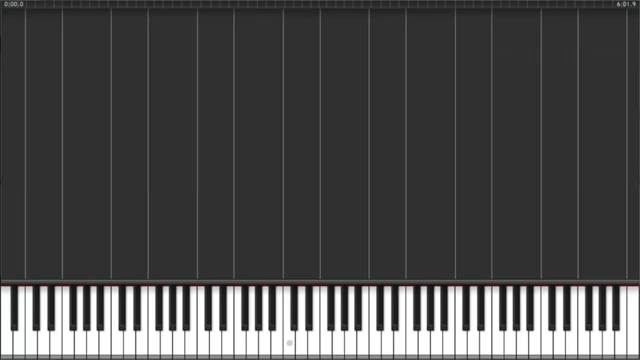
#> input picture src/synthesia.png, 640 x 360 px; the run also reads 1 picture not shown here
$ jupyter execute 'brian'"'"'s testing corner.ipynb'   (Python 2 division)   (older library calls are emulated)
#> lines starting #> are read from the running program, lines starting #| are printed output that depends on the picture; after the words box and inside, x2 and y2 are one past the last pixel; in counts of white or black regions, pixels touching at a corner belong together
[cell 1]
from cv2 import cv2
import numpy as np
from matplotlib import pyplot as plt
import statistics
import mahotas
import bisect
import imutils

[cell 2]
# note class
class Note:
    def __init__(self, centroid_x, y_dot):
        self.centroid_x = centroid_x
        self.y_dot = y_dot

# just  a function for printing images
# [4 lines left out: function display_img, not called in this run]

# function for getting next note
def getNextNote(first_note):
    if "#" in first_note:
        octave = first_note[2]
        if first_note[:2] == "A#":
            return ("C#" + octave)
        elif first_note[:2] == "C#":
            return ("D#" + octave)
        elif first_note[:2] == "D#":
            return ("F#" + octave)
        elif first_note[:2] == "F#":
            return ("G#" + octave)
        elif first_note[:2] == "G#":
            next_octave = int(octave) + 1
            return ("A#" + str(next_octave))

    else:
        octave = first_note[1]
        if first_note[0] == "A":
            return ("B" + octave)
        elif first_note[0] == "B":
            return ("C" + octave)
        elif first_note[0] == "C":
            return ("D" + octave)
        elif first_note[0] == "D":
            return ("E" + octave)
        elif first_note[0] == "E":
            return ("F" + octave)
        elif first_note[0] == "F":
            return ("G" + octave)
        elif first_note[0] == "G":
            next_octave = int(octave) + 1
            return ("A" + str(next_octave))

# function for doing connected components
def connectedComponents(binarized_img, img, display_result, min_area = 100):
    connectivity = 1
    output = cv2.connectedComponentsWithStats(binarized_img, connectivity, cv2.CV_32S)
    num_labels = output[0]
    labels = output[1]
    stats = output[2]
    centroids = output[3]

    final_labels = []

    output = img.copy()

    for i in range(1, num_labels):
        x = stats[i, cv2.CC_STAT_LEFT]
        y = stats[i, cv2.CC_STAT_TOP]
        w = stats[i, cv2.CC_STAT_WIDTH]
        h = stats[i, cv2.CC_STAT_HEIGHT]
        area = stats[i, cv2.CC_STAT_AREA]
        (cX, cY) = centroids[i]

        if (min_area < area < np.inf):
            final_labels.append([i,cX])

            if (display_result):
                cv2.rectangle(output, (x,y), (x+w, y+h), (255,0,0),1)
                cv2.circle(output, (int(cX), int(cY)), 4, (255,255,0), -1)
                componentMask = (labels == i).astype("uint8") * 255
                cv2.imshow("Output", output)
                cv2.waitKey(0)

    key_width = statistics.median(stats[:, cv2.CC_STAT_WIDTH])
    cv2.destroyAllWindows()
    return final_labels, key_width


# [9 lines left out: function displayCentroid, not called in this run]

def key_pressed(key_list, key_index):
    insertion_point = bisect.bisect_left(key_list[:,1].astype(float),key_index)

    #Insertion outside our index, means to insert it at the end (return the last key)
    if insertion_point >= len(key_list):
        insertion_point = len(key_list)-1
#     print(insertion_point)
#     print('You pressed the {} key.'.format(key_list[insertion_point,0]))

    note = key_list[insertion_point,0]
    index = insertion_point

    return note, index

## 1. Load image in

Always start at the first frame - before ANY keys are clicked. This is because if a note is coloured on the keys themselves, our thresholding set-up doesn't work.

**There is an issue when people have intros...**

[cell 3]
#reading in image
keys = cv2.imread("synthesia.png")
#> keys is the input picture: shape (360, 640, 3); mean B, G, R 75.5, 75.5, 75.7
keys = keys[keys.shape[0]//2:,:]
#> keys: shape (180, 640, 3)

#grayscale
gray_keys = cv2.cvtColor(keys, cv2.COLOR_BGR2GRAY)

################################
################# edge detection
std_dev = 0
k = 5
t1 = 200
t2 = 200
blurred = cv2.GaussianBlur(gray_keys, (k,k), std_dev)
edges = cv2.Canny(blurred, t1,t2, apertureSize = 3)
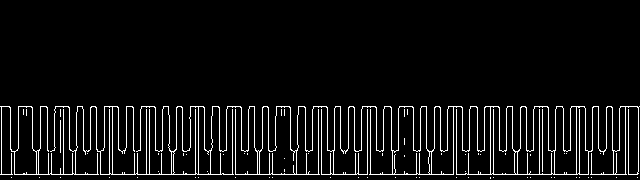
#> edges: shape (180, 640); 6.3% white in thin lines or dots, all inside (x1, y1, x2, y2) = (0, 106, 640, 179)

################################
################# hough transform
lines = cv2.HoughLines(edges, 1, np.pi/180, 300)
#> lines = [[174, 1.57], [106, 1.57]]
y_cord = [] #the y-value of the lines generated from hough transform

#iterating through lines
for line in lines:
    rho, theta = line[0]
    a = np.cos(theta)
    b = np.sin(theta)
    x0 = a * rho
    y0 = b * rho
    y_cord.append(y0) #appending to list
#> this loop made 2 passes
#> (rho, theta, a, b, x0, y0) on passes 1 to 2: (174, 1.57, -4.37e-08, 1, -7.61e-06, 174), (106, 1.57, -4.37e-08, 1, -4.63e-06, 106)
#> after the loop, y_cord = [174, 106]

#Only want to two lines from hough transform that crops out image of piano
if (len(y_cord) > 2):
    y_cord.sort(reverse=True)
    y_cord.pop()

#crop gray
cropped_keys      = keys[int(y_cord[1])+20:int(y_cord[0])]
cropped_gray_keys = gray_keys[int(y_cord[1])+20:int(y_cord[0])]

################################
################# thresholding
_, th1 = cv2.threshold(cropped_gray_keys, 90, 150, cv2.THRESH_BINARY_INV)
#> th1: shape (48, 640); values 0 (black) and 150 (white), 18.8% white; 38 white regions, largest, box (x1, y1, x2, y2) and area: (427, 0, 434, 26) 173, (169, 0, 176, 26) 172, (205, 0, 212, 26) 172

plt.imshow(keys)
plt.axis('off')
plt.show()

[cell 4]
plt.figure(figsize=(10,10))
plt.imshow(th1, cmap = "gray")
plt.show()

# 2. Label Black Keys
We don't need to do distance math anymore. If we detect 36 black keys, we know that the first black key is A#.

*final_labels* is the 36 integer indices that tell us if the returned centroids are black keys.

For example, if centroids returns 39 possible connected components, final_label is the list of 36 indices that we consider are black keys.

## 1.1 Get the average width of a black key
### Also get all balck key info (centroid etc)
This will be used to determine the discrete range of each key.

[cell 5]
################################
################# Connected Components (for black keys)
#SWITCH TRUE TO FALSE IF YOU DONT WANT TO SHOW OUTPUT
final_labels_bl, key_width_bl = connectedComponents(th1, cropped_keys, False)
#> in connectedComponents, `num_labels = output[0]`: num_labels = 39
#> in connectedComponents, `stats = output[2]`: stats = 39 rows, first 6: [1, 0, 638, 48, 24955], [0, 0, 1, 48, 48], [11, 0, 7, 25, 170], [33, 0, 7, 25, 171], [48, 0, 7, 25, 168], [70, 0, 7, 26, 164]
#> in connectedComponents, `centroids = output[3]`: centroids = 39 pairs, first value 0 to 639, second value 11.41 to 26.18
#> the loop in connectedComponents, `for i in range(1, num_labels):` made 38 passes
#> (x, w, h, area, cX, cY) on passes 1 to 8: (0, 1, 48, 48, 0, 23.5), (11, 7, 25, 170, 13.98, 11.65), (33, 7, 25, 171, 36.02, 11.72), (48, 7, 25, 168, 50.95, 11.55), (70, 7, 26, 164, 72.88, 11.41), (83, 7, 25, 170, 86.01, 11.65), (97, 7, 25, 171, 99.99, 11.72), (119, 7, 25, 171, 122, 11.72)
#> after the loop in connectedComponents, `for i in range(1, num_labels):`: final_labels = 36 pairs, first value 2 to 37, second value 13.98 to 615.5
#> in connectedComponents, `key_width = statistics.median(stats[:, cv2.CC_STAT_WIDTH])`: key_width = 6
#> final_labels_bl has the same summary as final_labels in connectedComponents; key_width_bl = 6

[cell 6]
################################
################# Labelling (for black keys)
if len(final_labels_bl) == 36:
    first_note = "A#0"
    for i in range(36):
        final_labels_bl[i][0] = first_note
        first_note = getNextNote(first_note)
#> after the loop, final_labels_bl = 36 items, first 6: ['A#0', 13.98], ['C#0', 36.02], ['D#0', 50.95], ['F#0', 72.88], ['G#0', 86.01], ['A#1', 99.99]

final_labels_bl = sorted(final_labels_bl, key=lambda x: x[1])

#just displaying to test
# displayCentroid(final_labels_bl, keys)

# 2. Label White Keys
Testing white keys

[cell 7]
################################
################# Connected Components (for white keys)
k = 7
blurred = cv2.GaussianBlur(cropped_gray_keys, (k,k), 0)
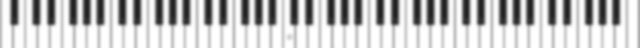
#> blurred: shape (48, 640); min 31, max 255, mean 196.1
T = mahotas.thresholding.otsu(blurred)*1.3
#> T = 200.2
th2 = cropped_gray_keys.copy()
th2[th2>T] = 255
th2[th2<T] = 0
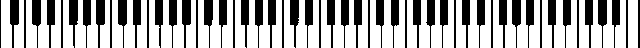
#> th2: shape (48, 640); 66.6% white; 53 black regions, largest, box (x1, y1, x2, y2) and area: (10, 0, 19, 48) 269, (96, 0, 105, 48) 269, (182, 0, 191, 48) 269
final_labels_w, key_width_w = connectedComponents(th2, cropped_keys, False)
#> call 2 of connectedComponents, with display_result = False, min_area = 100
#> in connectedComponents (call 2), `num_labels = output[0]`: num_labels = 53
#> in connectedComponents (call 2), `labels = output[1]`:
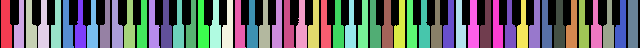
#> labels: shape (48, 640) int32; 53 distinct labels, from 0 to 52; one colour per label, 0 black
#> in connectedComponents (call 2), `stats = output[2]`: stats = 53 rows, first 6: [0, 0, 640, 48, 10258], [1, 0, 11, 48, 479], [14, 0, 10, 48, 356], [26, 0, 11, 48, 403], [38, 0, 11, 48, 403], [51, 0, 10, 48, 380]
#> in connectedComponents (call 2), `centroids = output[3]`: centroids = 53 pairs, first value 5.54 to 632.5, second value 16.63 to 28.07
#> the loop in connectedComponents (call 2), `for i in range(1, num_labels):` made 52 passes
#> (x, w, area, cX, cY) on passes 1 to 8: (1, 11, 479, 5.54, 24.7), (14, 10, 356, 19.38, 27.54), (26, 11, 403, 30.06, 27.06), (38, 11, 403, 43.19, 27.06), (51, 10, 380, 56.29, 26.53), (63, 11, 382, 66.74, 26.63), (75, 11, 380, 79.96, 28.03), (87, 11, 378, 92.35, 28.06)
#> after the loop in connectedComponents (call 2), `for i in range(1, num_labels):`: final_labels = 52 pairs, first value 1 to 52, second value 5.54 to 632.5
#> in connectedComponents (call 2), `key_width = statistics.median(stats[:, cv2.CC_STAT_WIDTH])`: key_width = 11
#> final_labels_w has the same summary as final_labels in connectedComponents; key_width_w = 11

[cell 8]
################################
################# Labelling (for white keys)
if len(final_labels_w) == 52:
    first_note = "A0"
    for i in range(52):
        final_labels_w[i][0] = first_note
        first_note = getNextNote(first_note)
#> after the loop, final_labels_w = 52 items, first 6: ['A0', 5.54], ['B0', 19.38], ['C0', 30.06], ['D0', 43.19], ['E0', 56.29], ['F0', 66.74]

final_labels_w = sorted(final_labels_w, key=lambda x: x[1])

#just displaying to test
# displayCentroid(final_labels_w, keys)

# 3. Assign Ranges
Order both the white and black keys together.

For the range x:0 -> end, we assign a specify range to each key. For example, A: 0 - 10, A#: 10 - 15.

Our assumption is that the centroid of the key played will land in a discrete range with no overlap/ambiguity.

[cell 9]
################################
################# Assign ranges
full_key_list = final_labels_bl + final_labels_w
#> full_key_list = 88 items, first 6: ['A#0', 13.98], ['C#0', 36.02], ['D#0', 50.95], ['F#0', 72.88], ['G#0', 86.01], ['A#1', 99.99]
full_key_list = sorted(full_key_list, key=lambda x: x[1].astype(float))
#> full_key_list = 88 items, first 6: ['A0', 5.54], ['A#0', 13.98], ['B0', 19.38], ['C0', 30.06], ['C#0', 36.02], ['D0', 43.19]
# for ls in full_key_list:
#     ls = ls.reverse()
full_key_list = np.array(full_key_list)
# print(full_key_list)

The code below maps the actual range for each discrete key.

We know that black keys are skinnier than white keys, and we took the median width of the black keys above. For each black key, it's range is ***centroid - black_key_width/2 < x < centroid + black_key_width/2***.

For white keys adjacent to black keys, the above axiom provides one of the bounds.

For white keys adjacent to white keys, we simply take the mid-way point between their centroids as one of the bounds.

[cell 10]
test_list = np.empty([len(full_key_list), 2], dtype='object')

for i in range(0,len(full_key_list)-1):
    if len(full_key_list[i,0])==1 and len(full_key_list[i+1,0])>1: # White adjacent to black
        test_list[i,1] = full_key_list[i+1,1].astype(float) - key_width_bl/2
    elif len(full_key_list[i,0])>1: # Black key
        test_list[i,1] = full_key_list[i,1].astype(float) + key_width_bl/2
    else: # White key adjacent to white key
        test_list[i,1] = (full_key_list[i,1].astype(float)+full_key_list[i+1,1].astype(float))/2

    # No change to the actual note (only the distances, above)
    test_list[i,0] = full_key_list[i,0]
#> this loop made 87 passes

#For the last key, just take it to infinity
test_list[-1,1] = np.inf
test_list[-1,0] = full_key_list[-1,0]

full_key_list = test_list
#print(full_key_list)

The function below **inserts** any given value between our established key ranges. It returns an index where the given value *would* be inserted, which gives us our corresponding key pressed.

[cell 11]
note, index = key_pressed(full_key_list, 999)
#> in key_pressed, `insertion_point = bisect.bisect_left(key_list[:,1].astype(float),key_i..`: insertion_point = 87
#> in key_pressed, `note = key_list[insertion_point,0]`: note = 'C7'
#> in key_pressed, `index = insertion_point`: index = 87
#> note = 'C7'; index = 87
# print(index)

# 4.1 Scenario Testing - Notes are FULLY vertical

[cell 12]
#sample piano image from youtube
img_notes = cv2.imread("IMG_fully_vertical.png")
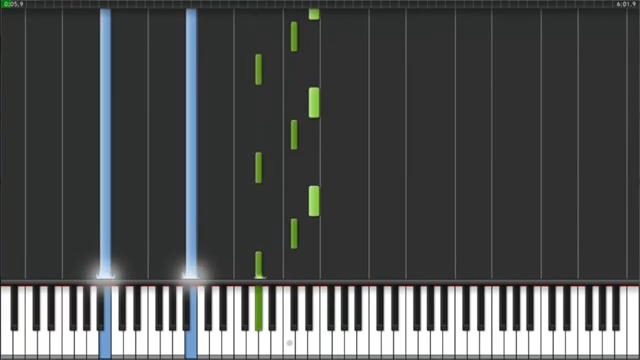
#> input picture src/IMG_fully_vertical.png, 640 x 360 px
#> img_notes is the input picture: shape (360, 640, 3); mean B, G, R 79.9, 79.8, 77.6

#converting to gray
gray_notes = cv2.cvtColor(img_notes, cv2.COLOR_BGR2GRAY)
img_notes_rgb = cv2.cvtColor(img_notes, cv2.COLOR_BGR2RGB)

plt.imshow(img_notes_rgb)
# plt.axis('off')
plt.show()

*y_cord[1]* is the position of the top of the keyboard. We calculated this using **half** the original image, so we need to add this back in.

# I added it back paps =3

[cell 13]
#Cropped
top_keys_index = y_cord[1] + img_notes.shape[0]//2
#> top_keys_index = 286
crop_img_notes = img_notes[20:(int(top_keys_index)-30)] #Crop the top 20 pixels and bottom 30
crop_img_notes_gray = cv2.cvtColor(crop_img_notes, cv2.COLOR_BGR2GRAY)

plt.imshow(crop_img_notes)

Identify notes.

[cell 14]
crop_img_notes_gray = cv2.cvtColor(crop_img_notes, cv2.COLOR_BGR2GRAY)
# [11 lines of commented-out code are left out]

[cell 15]
k = 7 #This level of blurring made it possible to just view the notes
blurred = cv2.GaussianBlur(crop_img_notes_gray, (k,k), 0)
#> blurred: shape (236, 640)

t1 = 15
t2 = 105
edged = cv2.Canny(blurred, t1, t2)
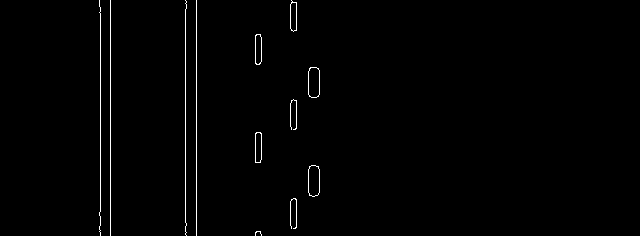
#> edged: shape (236, 640); 0.96% white in thin lines or dots, all inside (x1, y1, x2, y2) = (99, 0, 320, 236)

plt.figure(figsize=(10,10))
plt.imshow(edged, cmap = "gray")

# 4.1a - Iterating on Contours
If we have a rectangle that spans the whole screen - the caps are not detected. We need to create our **own** caps. This method uses Canny-edge detection up front.

[cell 16]
#Count notes
(cnts, _) = cv2.findContours(edged.copy(), cv2.RETR_EXTERNAL, cv2.CHAIN_APPROX_SIMPLE)
#> cnts = 12 contours, 7 with area under 20; largest, box (x1, y1, x2, y2) and area: (308, 165, 320, 197) 316, (308, 67, 320, 98) 314, (255, 132, 262, 163) 176, (255, 34, 262, 65) 174, (290, 0, 297, 32) 167
cnts = sorted(cnts, key = cv2.contourArea, reverse = True)

#Each list within cnts is the list of contour points - 1 for each coin (total = 9)
print("# of notes: {}".format(len(cnts)))
#| # of notes: 12

#Do it on a copy
tmp = crop_img_notes.copy()

font = cv2.FONT_HERSHEY_SIMPLEX
#> font = 0


problem = []
i = 0
for cnt in cnts:

    x,y,w,h = cv2.boundingRect(cnt)
    cv2.rectangle(tmp,(x,y),(x+w,y+h),(0,255,0),1)
    cv2.putText(tmp, str(w), (int(x), int(y+12)), font, 0.25, (255,0,0), 1)

    if w < key_width_bl*0.9:
        problem.append(cnt)

    i+=1
#> this loop made 12 passes
#> (x, y, w, h) on passes 1 to 6: (308, 165, 12, 32), (308, 67, 12, 31), (255, 132, 7, 31), (255, 34, 7, 31), (290, 0, 7, 32), (290, 198, 7, 31)
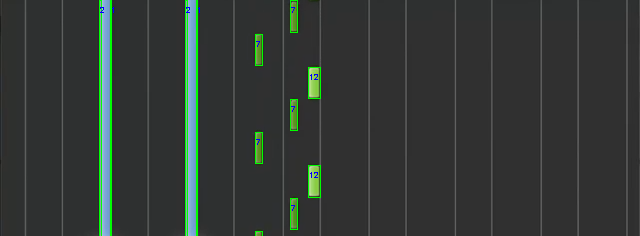
#> tmp: shape (236, 640, 3); mean B, G, R 53.2, 57, 50.5

plt.figure(figsize = (10,10))
plt.imshow(tmp)

For the contours with a width < 90%(?) of our calculated black key width. We extract and figure out what's going on.

[cell 17]
flat_list = [item for sublist in problem[3] for item in sublist]
flat_list = [item for sublist in flat_list for item in sublist]
# flat_list[::2]

[cell 18]
#Check if we have a PAIR - otherwise we can't match

problem_x_indx = []
if len(problem) %2 == 0:
    for prblm in problem:
        flat_list = [item for sublist in prblm for item in sublist] # First level of flattening
        flat_list = [item for sublist in flat_list for item in sublist] # Flattens x and y into 1-D vector
        x_indices = flat_list[::2] # Every other element
        print(min(x_indices))
#> this loop made 4 passes
#> prblm on passes 1, 3: [[196, 0], [196, 235]], [[110, 0], [110, 235]]
#> (printed output is left out)

[cell 19]
edged[1,99:110] = 255
edged[-2, 185:196] = 255

# 4.1a Key Detection

[cell 20]
#####################################################################################
####### using connected component detection algorithm to separate all the black notes
connectivity = 8
output = cv2.connectedComponentsWithStats(edged, connectivity, cv2.CV_32S)
num_labels = output[0]
labels = output[1]
#> labels: shape (236, 640) int32; 11 distinct labels, from 0 to 10
stats = output[2]
centroids = output[3]

final_labels = []
note_list = [] #creating a list of all the relavent notes.


output = img_notes_rgb.copy()
font = cv2.FONT_HERSHEY_SIMPLEX

#For loop only used for displaying
for i in range(1, num_labels):
    x = stats[i, cv2.CC_STAT_LEFT]
    y = stats[i, cv2.CC_STAT_TOP] + 20 # We cropped out the first 20 pixels
    w = stats[i, cv2.CC_STAT_WIDTH]
    h = stats[i, cv2.CC_STAT_HEIGHT]
    area = stats[i, cv2.CC_STAT_AREA]
    (cX, cY) = centroids[i]
    cY = cY + 20 # We cropped out the first 20 pixels
    if (20 < area < np.inf): #filtering out relavent detections (the ones big enough to be black keys)
        final_labels.append(i)
        cv2.rectangle(output, (x,y), (x+w, y+h), (255,0,0),1)
        dist_to_edge = h/2 #getting the distance from centroid to bottom edge for better detection later on
        cv2.circle(output, (int(cX), int(cY+dist_to_edge)), 1, (0,122,255), 3)
        componentMask = (labels == i).astype("uint8") * 255

        note = Note(cX, cY+dist_to_edge) #creating note object and adding to list
        note_list.append(note)

        note_played, _ = key_pressed(full_key_list, note.centroid_x)
        cv2.putText(output, note_played, (int(note.centroid_x), int(note.y_dot)), font, 0.5, (0,255,0), 1)
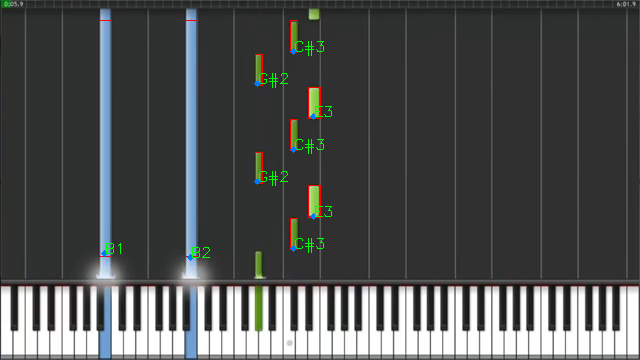
#> output: shape (360, 640, 3); mean R, G, B 78.6, 79.9, 79.4

# [6 lines of commented-out code are left out]
plt.figure(figsize=(10,10))
plt.imshow(output)
plt.show()

# 4.1b - Can just use connected components

[cell 21]
k = 3
blurred = cv2.GaussianBlur(crop_img_notes_gray, (k,k), 0)

#Using standard threshold to create contrast between white/black keys
_, th_notes = cv2.threshold(blurred, 90, 150, cv2.THRESH_BINARY)
#> th_notes: shape (236, 640); values 0 (black) and 150 (white), 4.5% white; 10 white regions, largest, box (x1, y1, x2, y2) and area: (100, 0, 111, 236) 2596, (186, 0, 197, 236) 2596, (308, 165, 320, 196) 362

plt.figure(figsize=(10,10))
plt.imshow(th_notes, cmap = "gray")
plt.show()

[cell 22]
#####################################################################################
####### using connected component detection algorithm to separate all the black notes
connectivity = 8
output = cv2.connectedComponentsWithStats(th_notes, connectivity, cv2.CV_32S)
num_labels = output[0]
labels = output[1]
#> labels: shape (236, 640) int32; 11 distinct labels, from 0 to 10
stats = output[2]
centroids = output[3]

final_labels = []
note_list = [] #creating a list of all the relavent notes.


output = img_notes_rgb.copy()
font = cv2.FONT_HERSHEY_SIMPLEX

#For loop only used for displaying
for i in range(1, num_labels):
    x = stats[i, cv2.CC_STAT_LEFT]
    y = stats[i, cv2.CC_STAT_TOP] + 20 # We cropped out the first 20 pixels
    w = stats[i, cv2.CC_STAT_WIDTH]
    h = stats[i, cv2.CC_STAT_HEIGHT]
    area = stats[i, cv2.CC_STAT_AREA]
    (cX, cY) = centroids[i]
    cY = cY + 20 # We cropped out the first 20 pixels
    if (20 < area < np.inf): #filtering out relavent detections (the ones big enough to be black keys)
        final_labels.append(i)
        cv2.rectangle(output, (x,y), (x+w, y+h), (255,0,0),1)
        dist_to_edge = h/2 #getting the distance from centroid to bottom edge for better detection later on
        cv2.circle(output, (int(cX), int(cY+dist_to_edge)), 1, (0,122,255), 3)
        componentMask = (labels == i).astype("uint8") * 255

        note = Note(cX, cY+dist_to_edge) #creating note object and adding to list
        note_list.append(note)

        note_played, _ = key_pressed(full_key_list, note.centroid_x)
        cv2.putText(output, note_played, (int(note.centroid_x), int(note.y_dot)), font, 0.5, (0,255,0), 1)
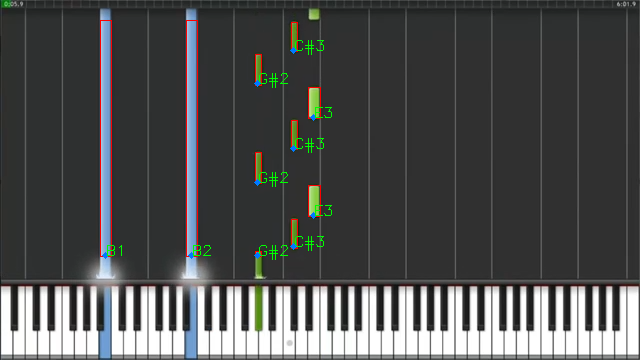
#> output: shape (360, 640, 3); mean R, G, B 78.3, 79.7, 79.2


plt.figure(figsize=(10,10))
plt.imshow(output)
plt.show()

# 4.2 Scenario Testing - Notes are VERY close

[cell 23]
#sample piano image from youtube
img_notes = cv2.imread("IMG_very_close_notes.png")
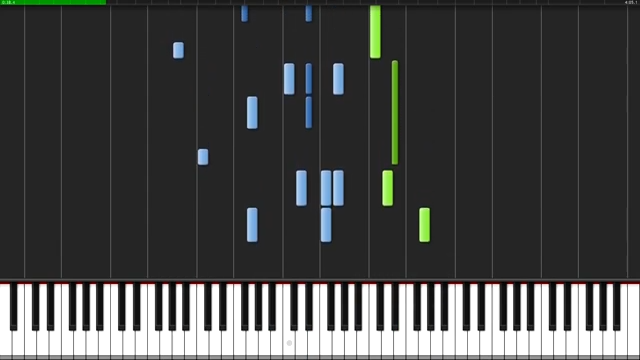
#> input picture src/IMG_very_close_notes.png, 640 x 360 px
#> img_notes is the input picture: shape (360, 640, 3); mean B, G, R 70.9, 71.6, 70.4

#converting to gray
gray_notes = cv2.cvtColor(img_notes, cv2.COLOR_BGR2GRAY)
#> (the rest of the program and of its run is left out)
